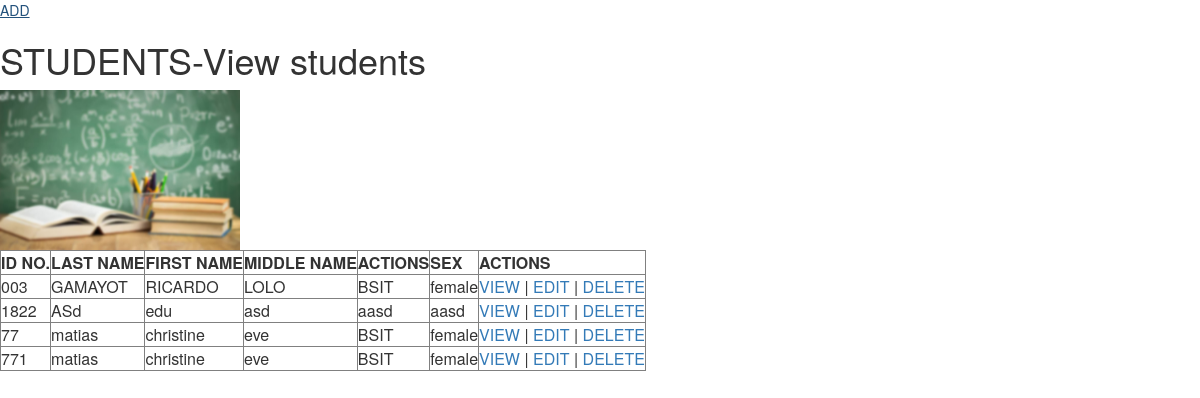
Before: / with the older database file.
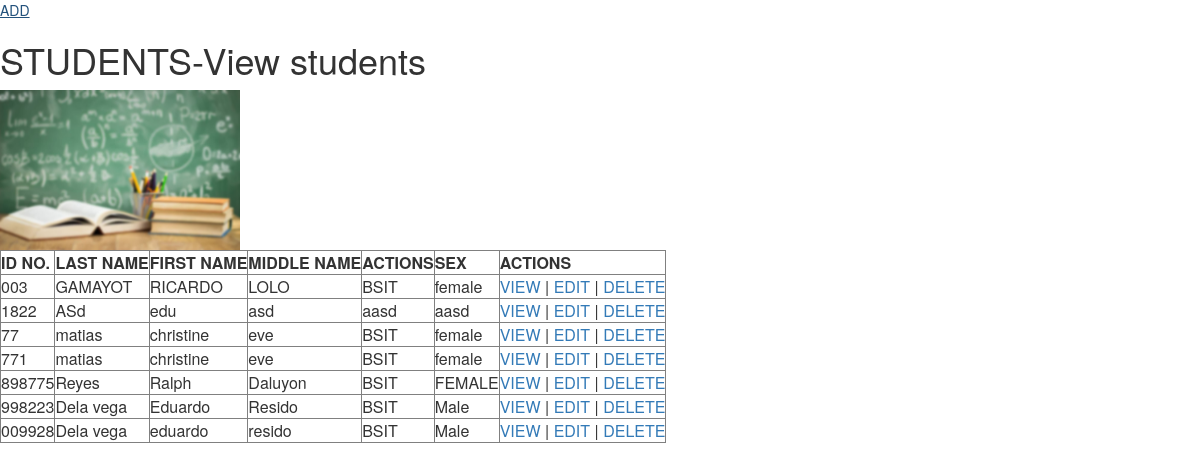
After: the same page with the newer database file.
### tables this page shows
CREATE TABLE `student` (
  `idno` varchar(10) NOT NULL,
  `lname` varchar(50) NOT NULL,
  `fname` varchar(50) NOT NULL,
  `mname` varchar(50) NOT NULL,
  `course` varchar(50) NOT NULL,
  `sex` varchar(10) NOT NULL
);

### application/controllers/students.php (called while the page is built, shortened)
<?php
class Students extends CI_Controller {
	public function __construct(){
		$this->load->model('student_model','Student');
	}
	public function index()
	{
		$header_data['title']="View Students";
		$rs=$this->Student->read();
		foreach($rs as $r){
			$info= array(
				'idno'=>$r['idno'],
				'lastname'=>$r['lname'],
				'middlename'=>$r['mname'],
				'firstname'=>$r['fname'],
				'course'=>$r['course'],
				'sex'=>$r['sex']
				);
				$students[]=$info;
		}
		$data['students']=$students;
		$this->load->view('include/header',$header_data );
		$this->load->view('students/viewstudents',$data );
		$this->load->view('include/footer');
	}
}

### index.php (called while the page is built, shortened)
<?php
require_once BASEPATH.'core/CodeIgniter.php';

### application/models/student_model.php (called while the page is built, shortened)
<?php
class student_model extends CI_model{
	private $table= "student";
	public function read($condition=null){
	$query=$this->db->get($this->table);
	return $query->result_array();
	}
}
?>

### application/views/students/viewstudents.php (the view)
<a href="<?php echo base_url('students/add'); ?>">ADD</a>
<h1>STUDENTS-View students</h1>
<img src="<?php echo base_url('assets/images/table.jpg') ?>" alt="table" width="20%" height="20%" />
<table border="1">
	<thead>
	<th>ID NO.</th>
	<th>LAST NAME</th>
	<th>FIRST NAME</th>
	<th>MIDDLE NAME</th>
	<th>ACTIONS</th>
	<th>SEX</th>
	<th>ACTIONS</th>
	</thead>
<tbody>
<?php
foreach($students as $s)
{
	echo '<tr >
				<td>'.$s['idno'].'</td>
				<td>'.$s['lastname'].'</td>
				<td>'.$s['firstname'].'</td>
				<td>'.$s['middlename'].'</td>
				<td>'.$s['course'].'</td>
				<td>'.$s['sex'].'</td>
				<td> <a href="'.base_url('students/profile/'.$s['idno']).'">VIEW </a>|<a href="'.base_url('students/update/'.$s['idno']).'"> EDIT</a> |<a href="'.base_url('students/del/'.$s['idno']).'"> DELETE</a></td>
	<tr>';
}
?>

### application/views/include/header.php (shortened to what this page needs)
<html>
<head>
<link href="<?php echo base_url("assets/css/design.css"); ?>" rel="stylesheet" type="text/css">
<link href="<?php echo base_url('bootstrap/css/bootstrap.css'); ?>" rel="stylesheet" type="text/css" >
<link href="<?php echo base_url('bootstrap/css/bootstrap-theme.css'); ?>" rel="stylesheet" type="text/css" >
<link href="<?php echo base_url('assets/css/mybootstrap.css'); ?>" rel="stylesheet" type="text/css">
  <link rel="stylesheet" href="https://maxcdn.bootstrapcdn.com/bootstrap/3.3.7/css/bootstrap.min.css">
</head>
<body>

### application/views/include/footer.php
</tbody>
</table>
</body>
</html>

### assets/CSS/design.css (style rules this page uses)
* { margin: 0; padding 0; }
body { background-color:#ddd; color:black; font-family:"verdana"; }

Changed rows visible on the page:
added student: idno "898775", lname "Reyes", fname "Ralph", mname "Daluyon", course "BSIT", sex "FEMALE"
added student: idno "998223", lname "Dela vega", fname "Eduardo", mname "Resido", course "BSIT", sex "Male"
added student: idno "009928", lname "Dela vega", fname "eduardo", mname "resido", course "BSIT", sex "Male"
